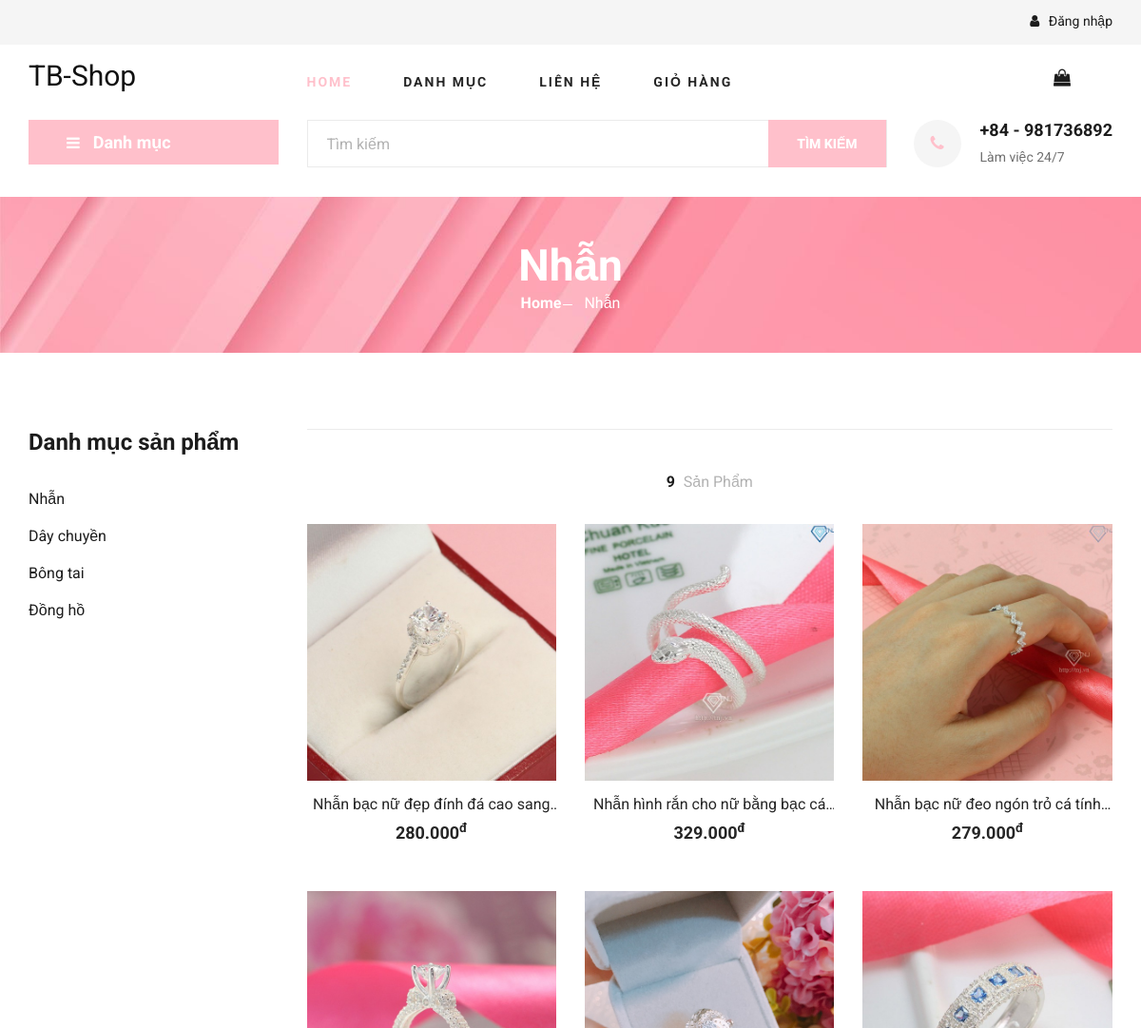
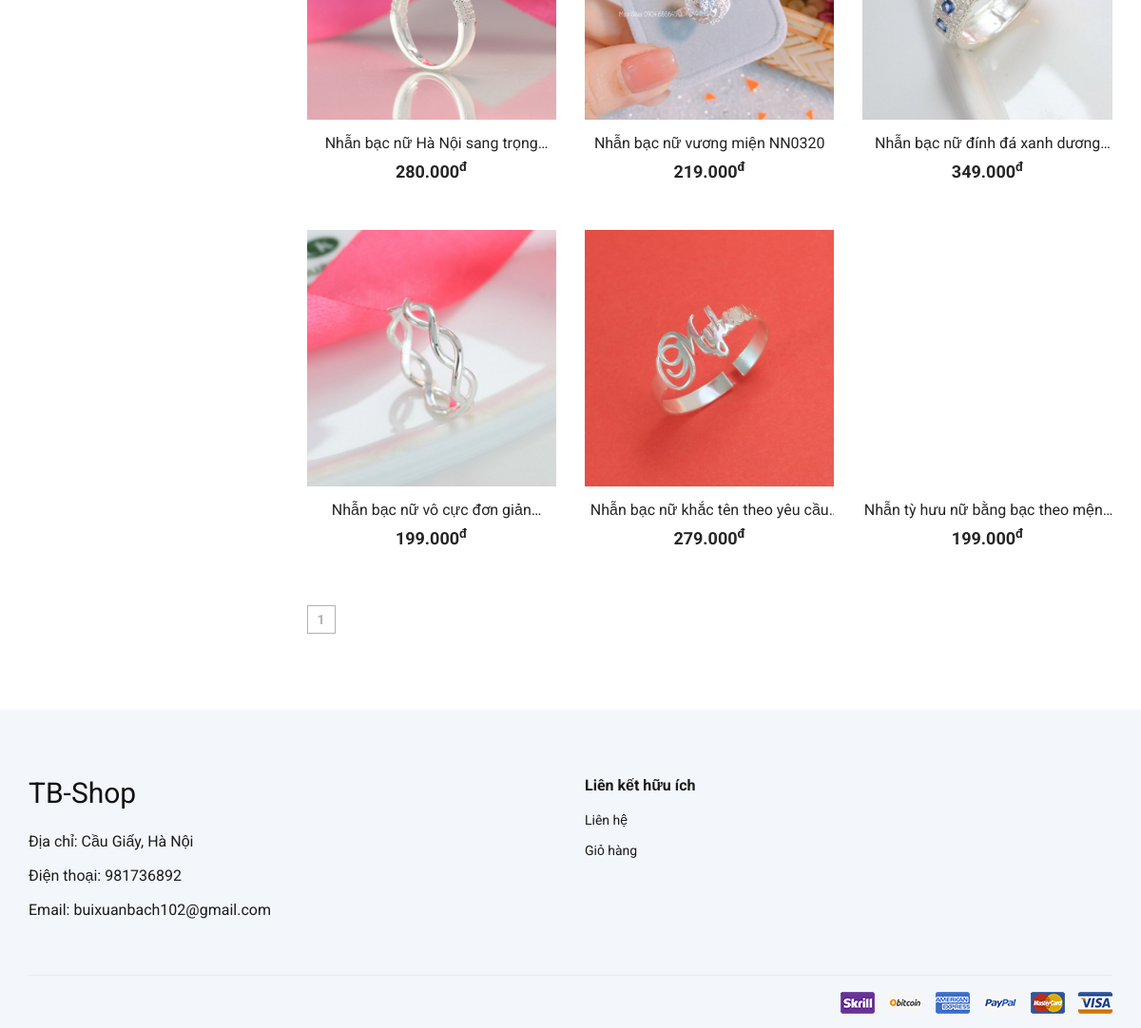
The page /shop-grid.php?id=20 on the database its author committed (2 pictures, top to bottom).
### tables this page shows
CREATE TABLE `shop_info` (
  `in_name` varchar(255) NOT NULL,
  `in_address` varchar(255) NOT NULL,
  `in_email` varchar(255) NOT NULL,
  `in_phone` int(11) NOT NULL,
  `shop_open` time NOT NULL,
  `shop_close` time NOT NULL
);

CREATE TABLE `category` (
  `cat_id` int(11) NOT NULL,
  `cat_name` varchar(255) NOT NULL,
  `cat_image` varchar(255) DEFAULT NULL,
  `cat_status` tinyint(4) DEFAULT NULL
);

CREATE TABLE `product` (
  `pro_id` int(11) NOT NULL,
  `pro_name` varchar(255) NOT NULL,
  `cat_id` int(11) NOT NULL,
  `pro_size` varchar(50) NOT NULL,
  `pro_material` varchar(255) NOT NULL,
  `pro_price` int(11) NOT NULL,
  `pro_im_price` int(11) NOT NULL,
  `pro_quantity` int(11) NOT NULL,
  `pro_image` varchar(255) NOT NULL,
  `pro_view` int(11) NOT NULL,
  `pro_desc` text NOT NULL,
  `date_created` datetime NOT NULL
);

### shop-grid.php (the view, shortened to what this page needs)
<?php include("./partials/header.php"); ?>
    <section class="breadcrumb-section set-bg" data-setbg="assets/frontend/img/breadcrumb.jpg">
        <div class="container">
            <div class="row">
                <div class="col-lg-12 text-center">
                    <div class="breadcrumb__text">
                        <?php
                            if(isset($_GET['id'])){
                                $id = $_GET['id'];
                                $sql = "Select * from category where cat_id = ".$id;
                                $result = mysqli_query($conn, $sql);
                                if(mysqli_num_rows($result)>0){
                                    $row = mysqli_fetch_assoc($result);
                        ?>
                        <h2><?php echo $row['cat_name']; ?></h2>
                        <div class="breadcrumb__option">
                            <a href="./index.php">Home</a>
                            <span><?php echo $row['cat_name']; ?></span>
                        </div>
                        <?php
                                }
                            }
                        ?>
                    </div>
                </div>
            </div>
        </div>
    </section>
    <section class="product spad">
        <div class="container">
            <div class="row">
                <div class="col-lg-3 col-md-5">
                    <div class="sidebar">
                        <div class="sidebar__item">
                            <h4>Danh mục sản phẩm   </h4>
                            <ul>
                                <?php
                                    $sql = "Select * from category where cat_status = 1";
                                    $result = mysqli_query($conn,$sql);
                                    if(mysqli_num_rows($result) > 0){
                                        while($row = mysqli_fetch_assoc($result)){
                                ?>
                                    <li><a href="shop-grid.php?id=<?php echo $row['cat_id']; ?>"><?php  echo $row["cat_name"]; ?></a></li>
                                <?php
                                        }
                                    }
                                ?>
                            </ul>
                        </div>
                    </div>
                </div>
                <div class="col-lg-9 col-md-7">
                    <div class="filter__item">
                        <div class="row">
                            <div class="col-lg-12 col-md-12">
                                <div class="filter__found">
                                    <?php
                                        $total = mysqli_query($conn,"Select * from product where cat_id = $id");
                                        $total = $total->num_rows;
                                    ?>
                                    <h6><span><?php echo $total; ?></span> Sản Phẩm</h6>
                                </div>
                            </div>
                        </div>
                    </div>
                    <div class="row">
                        <?php
                            if(isset($_GET['id'])){
                                $id = $_GET['id'];
                                $item_page = 9;
                                $current_page = !empty($_GET["page"])?$_GET["page"]:1;
                                $offset = ($current_page - 1 ) * $item_page;
                                $sql = "SELECT * FROM product WHERE cat_id = $id ORDER BY pro_id ASC LIMIT ".$item_page."  OFFSET ".$offset;
                                $result = mysqli_query($conn,$sql);
                                $totalRecords = mysqli_query($conn,"Select * from product where cat_id = $id");
                                $totalRecords = $totalRecords->num_rows;
                                $totalPage = ceil($totalRecords / $item_page);
                                if(mysqli_num_rows($result)>0){
                                    while($row = mysqli_fetch_assoc($result)){
                        ?>
                        <div class="col-lg-4 col-md-6 col-sm-6">
                            <div class="product__item">
                                <div class="product__item__pic set-bg" data-setbg="<?php echo $row["pro_image"]; ?>">
                                </div>
                                <div class="product__item__text">
                                    <h6><a href="shop-details.php?id=<?php echo $row['pro_id']; ?>" class="product_name"><?php echo $row["pro_name"]; ?></a></h6>
                                    <h5><?php echo number_format($row["pro_price"],0,",","."); ?><sup>đ</sup></h5>
                                </div>
                            </div>
                        </div>
                        <?php
                                    }
                                }
                        ?>
                    </div>
                    <div class="product__pagination">
                        <?php for($i=1;$i<=$totalPage;$i++) { ?>
                        <a href="shop-grid.php?id=<?php echo $id; ?>&page=<?php echo $i; ?>"><?php echo $i; ?></a>
                        <?php
                            }
                        }
                        ?>
                    </div>
                </div>
            </div>
        </div>
    </section>
<?php include("./partials/footer.php"); ?>

### partials/header.php (shortened to what this page needs)
<?php
    require "connection.php";
    $sqlIn = "Select * from shop_info";
    $resultIn = mysqli_query($conn,$sqlIn);
    $rowIn = mysqli_fetch_assoc($resultIn);
?>
<!DOCTYPE html>
<html lang="zxx">
<head>
    <link rel="stylesheet" href="assets/frontend/css/bootstrap.min.css" type="text/css">
    <link rel="stylesheet" href="assets/frontend/css/font-awesome.min.css" type="text/css">
    <link rel="stylesheet" href="assets/frontend/css/elegant-icons.css" type="text/css">
    <link rel="stylesheet" href="assets/frontend/css/nice-select.css" type="text/css">
    <link rel="stylesheet" href="assets/frontend/css/jquery-ui.min.css" type="text/css">
    <link rel="stylesheet" href="assets/frontend/css/owl.carousel.min.css" type="text/css">
    <link rel="stylesheet" href="assets/frontend/css/slicknav.min.css" type="text/css">
    <link rel="stylesheet" href="assets/frontend/css/style.css" type="text/css">
</head>
<body>
    <header class="header">
        <div class="header__top">
            <div class="container">
                <div class="row">
                    <div class="col-lg-12 col-md-12">
                        <div class="header__top__right">
                            <div class="header__top__right__auth">
                                <?php
                                    if(isset($_SESSION["loginHome"])){
                                ?>
                                    <a href="user.php?id=<?php echo $_SESSION["loginHome"][0]; ?>"><i class="fa fa-user"></i><?php echo $_SESSION["loginHome"][1];?></a>
                                <?php
                                    }else{
                                ?>
                                    <a href="login.php"><i class="fa fa-user"></i> Đăng nhập</a>
                                <?php
                                    }
                                ?>
                            </div>
                        </div>
                    </div>
                </div>
            </div>
        </div>
        <div class="container">
            <div class="row">
                <div class="col-lg-3">
                    <div class="header__logo">
                        <a href="./"><h3><?php echo $rowIn["in_name"]; ?></h3></a>
                    </div>
                </div>
                <div class="col-lg-6">
                    <nav class="header__menu">
                    <ul>
                        <li class="active"><a href="./">Home</a></li>
                        <li><a href="#">Danh mục</a>
                        </li>
                        <li><a href="./contact.php">Liên hệ</a></li>
                        <li><a href="./shoping-cart.php">Giỏ hàng</a></li>
                    </ul>
                    </nav>
                </div>
                <div class="col-lg-3">
                    <div class="header__cart">
                        <ul>
                            <li><a href="./shoping-cart.php"><i class="fa fa-shopping-bag"></i></a></li>
                        </ul>
                    </div>
                </div>
            </div>
        </div>
    </header>
    <section class="hero hero-normal">
        <div class="container">
            <div class="row">
                <div class="col-lg-3">
                    <div class="hero__categories">
                        <div class="hero__categories__all">
                            <i class="fa fa-bars"></i>
                            <span>Danh mục</span>
                        </div>
                    </div>
                </div>
                <div class="col-lg-9">
                    <div class="hero__search">
                        <div class="hero__search__form">
                            <form action="shop-search.php" method="get">
                                <input type="text" placeholder="Tìm kiếm" name="keyword">
                                <button type="submit" class="site-btn" name="search" value="Tìm Kiếm">Tìm Kiếm</button>
                            </form>
                        </div>
                        <div class="hero__search__phone">
                            <div class="hero__search__phone__icon">
                                <i class="fa fa-phone"></i>
                            </div>
                            <div class="hero__search__phone__text">
                                <h5>+84 - <?php echo $rowIn["in_phone"]; ?></h5>
                                <span>Làm việc 24/7 </span>
                            </div>
                        </div>
                    </div>
                </div>
            </div>
        </div>
    </section>

### partials/footer.php (shortened to what this page needs)
 <footer class="footer spad">
        <div class="container">
            <div class="row">
            <?php
                $sqlInfo = "Select * from shop_info";
                $resultInfo = mysqli_query($conn,$sqlInfo);
                $rowInfo = mysqli_fetch_assoc($resultInfo);
            ?>
                <div class="col-lg-5 col-md-6 col-sm-6">
                    <div class="footer__about">
                        <div class="footer__about__logo">
                            <a href="./"><h3><?php echo $rowInfo["in_name"]; ?></h3></a>
                        </div>
                        <ul>
                            <li>Địa chỉ: <?php echo $rowInfo["in_address"]; ?></li>
                            <li>Điện thoại: <?php echo $rowInfo["in_phone"]; ?></li>
                            <li>Email: <?php echo $rowInfo["in_email"]; ?></li>
                        </ul>
                    </div>
                </div>
                <div class="col-lg-6 col-md-6 col-sm-6 offset-lg-1">
                    <div class="footer__widget">
                        <h6>Liên kết hữu ích</h6>
                        <ul>
                            <li><a href="contact.php">Liên hệ</a></li>
                            <li><a href="./shoping-cart.php">Giỏ hàng</a></li>
                        </ul>
                    </div>
                </div>
            </div>
            <div class="row">
                <div class="col-lg-12">
                    <div class="footer__copyright">
                        <div class="footer__copyright__payment"><img src="assets/frontend/img/payment-item.png" alt=""></div>
                    </div>
                </div>
            </div>
        </div>
    </footer>
</body>
</html>

### rows shown on the page
shop_info: in_name "TB-Shop", in_phone "981736892", in_address "Cầu Giấy, Hà Nội", in_email "buixuanbach102@gmail.com"
category: cat_name "Nhẫn"
category: cat_name "Dây chuyền"
category: cat_name "Bông tai"
category: cat_name "Đồng hồ"
product: shows a picture, pro_name "Nhẫn bạc nữ đẹp đính đá cao…", pro_price "280.000"
product: shows a picture, pro_name "Nhẫn hình rắn cho nữ bằng bạc…", pro_price "329.000"
product: shows a picture, pro_name "Nhẫn bạc nữ đeo ngón trỏ cá…", pro_price "279.000"
product: shows a picture, pro_name "Nhẫn bạc nữ Hà Nội sang…", pro_price "280.000"
product: shows a picture, pro_name "Nhẫn bạc nữ vương miện NN0320", pro_price "219.000"
product: shows a picture, pro_name "Nhẫn bạc nữ đính đá xanh…", pro_price "349.000"
product: shows a picture, pro_name "Nhẫn bạc nữ vô cực đơn…", pro_price "199.000"
product: shows a picture, pro_name "Nhẫn bạc nữ khắc tên theo yêu…", pro_price "279.000"
product: pro_name "Nhẫn tỳ hưu nữ bằng bạc theo…", pro_price "199.000"

### other values the page prints
$total "9"
